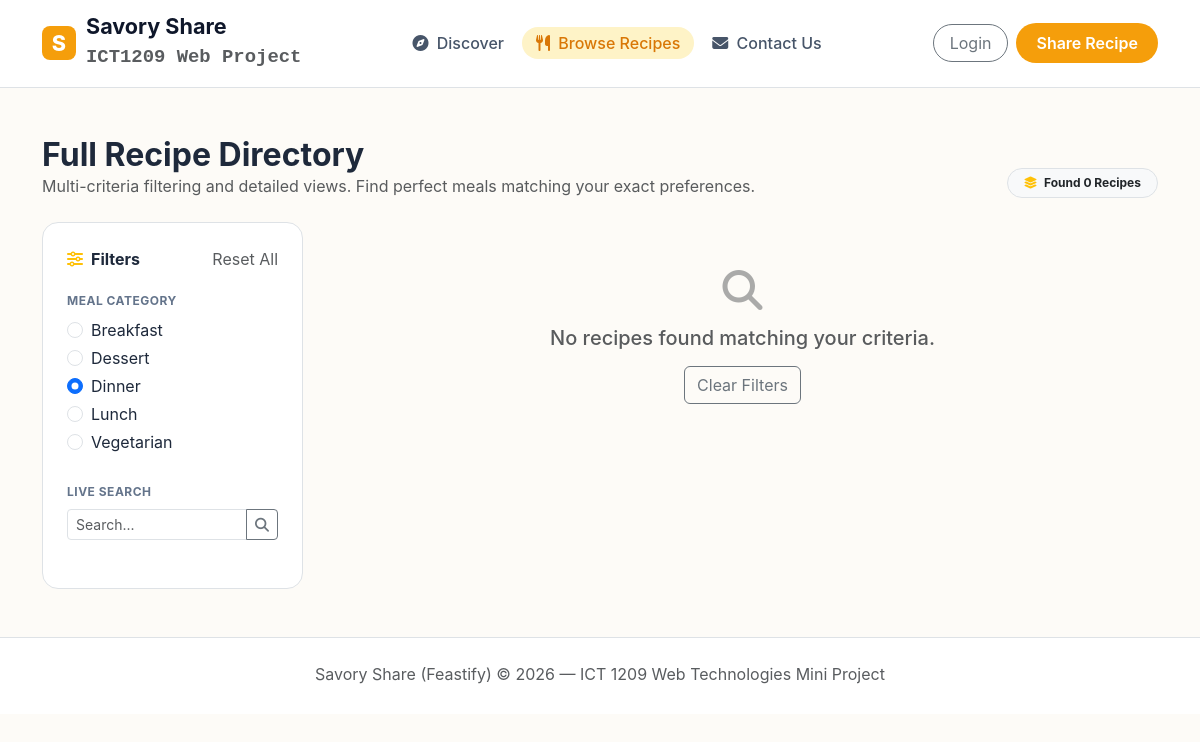
The page /dashboard.php?category=dinner on the database its author committed.
### tables this page shows
CREATE TABLE IF NOT EXISTS `categories` (
  `id` INT AUTO_INCREMENT PRIMARY KEY,
  `name` VARCHAR(50) NOT NULL UNIQUE,
  `slug` VARCHAR(50) NOT NULL UNIQUE,
  `icon` VARCHAR(50) DEFAULT 'fa-solid fa-utensils'
);

### dashboard.php (the view, shortened to what this page needs)
<?php
require_once 'includes/db.php';
$search = $_GET['q'] ?? '';
$category = $_GET['category'] ?? '';
$query = "SELECT r.*, c.name as category_name, c.slug as category_slug FROM recipes r LEFT JOIN categories c ON r.category_id = c.id WHERE 1=1";
$params = [];
if (!empty($category)) {
    $query .= " AND c.slug = ?";
    $params[] = $category;
}
$query .= " ORDER BY r.created_at DESC";
$stmt = $pdo->prepare($query);
$stmt->execute($params);
$recipes = $stmt->fetchAll();
?>
<!DOCTYPE html>
<html lang="en">
<head>
  <link href="https://cdn.jsdelivr.net/npm/bootstrap@5.3.0/dist/css/bootstrap.min.css" rel="stylesheet">
  <link rel="stylesheet" href="https://cdnjs.cloudflare.com/ajax/libs/font-awesome/6.4.0/css/all.min.css">
  <link rel="stylesheet" href="css/wireframe.css">
</head>
<body>
  <nav class="navbar navbar-expand-lg bg-white border-bottom py-3 sticky-top">
    <div class="container">
      <a class="navbar-brand-custom" href="index.php">
        <span class="brand-badge">S</span>
        <div>
          <div class="lh-1">Savory Share</div>
          <small class="text-muted fs-7 font-monospace">ICT1209 Web Project</small>
        </div>
      </a>
      <div class="collapse navbar-collapse" id="navMenu">
        <ul class="navbar-nav mx-auto gap-1">
          <li class="nav-item"><a class="nav-link-custom" href="index.php"><i class="fa-solid fa-compass me-1"></i> Discover</a></li>
          <li class="nav-item"><a class="nav-link-custom active" href="dashboard.php"><i class="fa-solid fa-utensils me-1"></i> Browse Recipes</a></li>
          <li class="nav-item"><a class="nav-link-custom" href="contact.php"><i class="fa-solid fa-envelope me-1"></i> Contact Us</a></li>
        </ul>
        <div class="d-flex align-items-center gap-2">
          <?php if (isset($_SESSION['user_id'])): ?>
            <a href="submit-recipe.php" class="btn btn-amber me-2"><i class="fa-solid fa-pen-nib me-1"></i> Share Recipe</a>
            <span class="me-3 fw-bold text-dark"><i class="fa-solid fa-user-circle me-1"></i> <?= htmlspecialchars($_SESSION['user_name']) ?></span>
            <a href="auth/logout.php" class="btn btn-outline-danger rounded-pill px-3">Logout</a>
          <?php else: ?>
            <a href="auth/login.php" class="btn btn-outline-secondary rounded-pill px-3">Login</a>
            <a href="auth/register.php" class="btn btn-amber">Share Recipe</a>
          <?php endif; ?>
        </div>
      </div>
    </div>
  </nav>
  <main class="container my-5">
    <div class="d-flex justify-content-between align-items-end mb-4">
      <div>
        <h2 class="fw-bold m-0">Full Recipe Directory</h2>
        <p class="text-muted m-0">Multi-criteria filtering and detailed views. Find perfect meals matching your exact preferences.</p>
      </div>
      <span class="badge bg-light text-dark border px-3 py-2 rounded-pill"><i class="fa-solid fa-layer-group me-1 text-warning"></i> Found <?= count($recipes) ?> Recipes</span>
    </div>
    <div class="row g-4">
      <div class="col-lg-3">
        <div class="bg-white p-4 rounded-4 border">
          <div class="d-flex justify-content-between align-items-center mb-3">
            <h6 class="fw-bold m-0"><i class="fa-solid fa-sliders me-2 text-warning"></i>Filters</h6>
            <a href="dashboard.php" class="text-decoration-none text-muted fs-7">Reset All</a>
          </div>
          <form action="dashboard.php" method="GET">
              <div class="mb-4">
                <label class="wireframe-label mb-2">Meal Category</label>
                <?php
                $catStmt = $pdo->query("SELECT * FROM categories ORDER BY name ASC");
                while ($c = $catStmt->fetch()):
                ?>
                <div class="form-check fs-7 mb-1">
                  <input class="form-check-input" type="radio" name="category" id="cat_<?= $c['slug'] ?>" value="<?= $c['slug'] ?>" <?= ($category === $c['slug']) ? 'checked' : '' ?> onchange="this.form.submit()">
                  <label class="form-check-label" for="cat_<?= $c['slug'] ?>"><?= htmlspecialchars($c['name']) ?></label>
                </div>
                <?php endwhile; ?>
              </div>
              <div class="mb-4">
                <label class="wireframe-label mb-2">Live Search</label>
                <div class="input-group input-group-sm">
                    <input type="text" name="q" class="form-control" placeholder="Search..." value="<?= htmlspecialchars($search) ?>">
                    <button class="btn btn-outline-secondary" type="submit"><i class="fa-solid fa-search"></i></button>
                </div>
              </div>
          </form>
        </div>
      </div>
      <div class="col-lg-9">
        <div class="row g-4">
          <?php if (count($recipes) > 0): foreach ($recipes as $recipe): ?>
          <div class="col-md-6 col-xl-4">
            <div class="recipe-card h-100">
              <?php if (!empty($recipe['image_url'])): ?>
              <div class="position-relative">
                <img src="<?= htmlspecialchars($recipe['image_url']) ?>" class="recipe-card-img" alt="<?= htmlspecialchars($recipe['title']) ?>">
                <span class="position-absolute top-0 start-0 m-3 meal-badge badge-<?= htmlspecialchars($recipe['category_slug']) ?>">
                    <?= strtoupper(htmlspecialchars($recipe['category_name'])) ?>
                </span>
              </div>
              <?php endif; ?>
              <div class="p-3">
                <?php if (empty($recipe['image_url'])): ?>
                <div class="mb-2">
                  <span class="meal-badge badge-<?= htmlspecialchars($recipe['category_slug']) ?>">
                      <?= strtoupper(htmlspecialchars($recipe['category_name'])) ?>
                  </span>
                </div>
                <?php endif; ?>
                <div class="d-flex align-items-center text-warning fs-7 mb-1">
                  <i class="fa-solid fa-star me-1"></i> 4.5 <span class="text-muted ms-1">(Phase 2)</span>
                </div>
                <h6 class="fw-bold mb-2"><?= htmlspecialchars($recipe['title']) ?></h6>
                <p class="text-muted fs-7 mb-3"><?= htmlspecialchars(substr($recipe['instructions'], 0, 70)) ?>...</p>
                <div class="d-flex justify-content-between align-items-center pt-2 border-top fs-7 text-muted">
                  <span><i class="fa-regular fa-clock me-1"></i> <?= htmlspecialchars($recipe['prep_time'] + $recipe['cook_time']) ?> Mins</span>
                  <button class="btn btn-link text-decoration-none fw-semibold text-warning p-0" data-bs-toggle="modal" data-bs-target="#recipeModal<?= $recipe['id'] ?>">Cook Recipe &rarr;</button>
                </div>
              </div>
            </div>
          </div>
          <div class="modal fade" id="recipeModal<?= $recipe['id'] ?>" tabindex="-1" aria-hidden="true">
            <div class="modal-dialog modal-xl modal-dialog-centered">
              <div class="modal-content border-0 rounded-4 shadow-lg overflow-hidden">
                <div class="modal-body p-0">
                  <button type="button" class="btn-close position-absolute top-0 end-0 m-3 z-3 bg-white p-2 shadow-sm rounded-circle" data-bs-dismiss="modal" aria-label="Close"></button>
                  <div class="row g-0">
                    <div class="col-md-4 bg-light p-4 border-end overflow-auto" style="max-height: 80vh;">
                      <h5 class="fw-bold text-dark mb-3"><i class="fa-solid fa-list-check me-2 text-warning"></i>Ingredients</h5>
                      <div class="text-muted fs-6 mb-4" style="white-space: pre-wrap;"><?= htmlspecialchars($recipe['ingredients'] ?? 'No ingredients listed.') ?></div>
                      <h5 class="fw-bold text-dark mb-3"><i class="fa-solid fa-fire-burner me-2 text-warning"></i>Instructions</h5>
                      <div class="text-muted fs-6" style="white-space: pre-wrap;"><?= htmlspecialchars($recipe['instructions']) ?></div>
                    </div>
                    <div class="col-md-4 p-5 d-flex flex-column justify-content-center">
                      <span class="badge bg-amber text-warning rounded-pill px-3 py-2 align-self-start mb-3"><?= strtoupper(htmlspecialchars($recipe['category_name'])) ?></span>
                      <div class="d-flex align-items-start justify-content-between mb-3">
                          <h2 class="fw-bold mb-0"><?= htmlspecialchars($recipe['title']) ?></h2>
                          <?php if (isset($_SESSION['user_id']) && $_SESSION['user_id'] == $recipe['user_id']): ?>
                              <a href="edit-recipe.php?id=<?= $recipe['id'] ?>" class="btn btn-sm btn-outline-warning rounded-pill px-3 ms-2 text-nowrap"><i class="fa-solid fa-pen-to-square me-1"></i>Edit</a>
                          <?php endif; ?>
                      </div>
                      <div class="d-flex align-items-center gap-3 mb-4 text-muted fs-7">
                          <span><i class="fa-regular fa-clock me-1"></i> <?= htmlspecialchars($recipe['prep_time'] + $recipe['cook_time']) ?> Mins</span>
                          <span><i class="fa-solid fa-signal me-1"></i> <?= htmlspecialchars($recipe['difficulty']) ?></span>
                          <span><i class="fa-solid fa-user-group me-1"></i> <?= htmlspecialchars($recipe['servings']) ?> Servings</span>
                      </div>
                      <p class="text-muted fs-6 lead">A delicious homemade <?= strtolower(htmlspecialchars($recipe['category_name'])) ?> recipe ready to be cooked and enjoyed.</p>
                    </div>
                    <div class="col-md-4">
                      <?php if (!empty($recipe['image_url'])): ?>
                        <img src="<?= htmlspecialchars($recipe['image_url']) ?>" alt="<?= htmlspecialchars($recipe['title']) ?>" class="img-fluid w-100 h-100 object-fit-cover" style="min-height: 400px;">
                      <?php else: ?>
                        <div class="w-100 h-100 d-flex align-items-center justify-content-center bg-secondary bg-opacity-10" style="min-height: 400px;">
                          <i class="fa-solid fa-utensils fs-1 text-muted opacity-25"></i>
                        </div>
                      <?php endif; ?>
                    </div>
                  </div>
                </div>
              </div>
            </div>
          </div>
          <?php endforeach; else: ?>
            <div class="col-12 text-center py-5 text-muted">
                <i class="fa-solid fa-magnifying-glass fs-1 mb-3 opacity-50"></i>
                <h5>No recipes found matching your criteria.</h5>
                <a href="dashboard.php" class="btn btn-outline-secondary mt-2">Clear Filters</a>
            </div>
          <?php endif; ?>
        </div>
      </div>
    </div>
  </main>
  <footer class="bg-white border-top py-4 mt-5">
    <div class="container text-center text-muted fs-7">
      <p class="mb-1">Savory Share (Feastify) &copy; 2026 — ICT 1209 Web Technologies Mini Project</p>
    </div>
  </footer>
</body>
</html>

### css/wireframe.css (style rules this page uses)
:root { --primary-amber: #f59e0b; --primary-amber-hover: #d97706; --dark-navy: #0f172a; --card-bg-navy: #1e293b; --bg-cream: #fdfbf7; --text-dark: #1e293b; --text-muted: #64748b; --border-light: #e2e8f0; --badge-light: #f1f5f9; }
body { font-family: 'Inter', -apple-system, BlinkMacSystemFont, "Segoe UI", Roboto, sans-serif; background-color: var(--bg-cream); color: var(--text-dark); margin: 0; padding: 0; }
.navbar-brand-custom { display: flex; align-items: center; gap: 10px; font-weight: 700; font-size: 1.35rem; color: var(--dark-navy); text-decoration: none; }
.brand-badge { background: var(--primary-amber); color: #fff; width: 34px; height: 34px; border-radius: 8px; display: inline-flex; align-items: center; justify-content: center; font-weight: 800; }
.nav-link-custom { font-weight: 500; color: #475569; text-decoration: none; padding: 6px 14px; border-radius: 20px; transition: all 0.2s ease; }
.nav-link-custom:hover, .nav-link-custom.active { color: var(--primary-amber-hover); background: #fef3c7; }
.btn-amber { background-color: var(--primary-amber); color: #ffffff; border-radius: 20px; padding: 8px 20px; font-weight: 600; border: none; transition: background 0.2s ease; }
.wireframe-label { font-size: 0.75rem; font-weight: 700; text-transform: uppercase; color: #64748b; letter-spacing: 0.5px; }

### rows shown on the page
categories: slug "☐ Breakfast", name "Breakfast"
categories: slug "☐ Dessert", name "Dessert"
categories: slug "☑ Dinner", name "Dinner"
categories: slug "☐ Lunch", name "Lunch"
categories: slug "☐ Vegetarian", name "Vegetarian"

### other values the page prints
count($recipes) "0"
